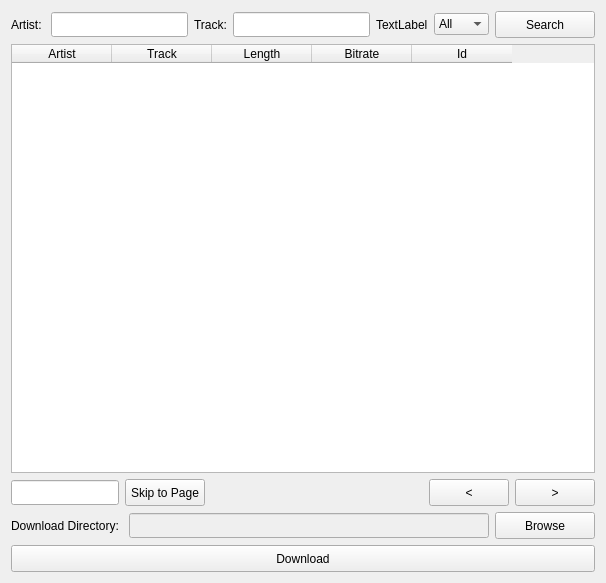
<?xml version="1.0" encoding="UTF-8"?>
<ui version="4.0">
 <class>Form</class>
 <widget class="QWidget" name="Form">
  <property name="geometry">
   <rect>
    <x>0</x>
    <y>0</y>
    <width>606</width>
    <height>583</height>
   </rect>
  </property>
  <property name="windowTitle">
   <string>Form</string>
  </property>
  <layout class="QHBoxLayout" name="horizontalLayout_2">
   <item>
    <layout class="QVBoxLayout" name="verticalLayout">
     <item>
      <layout class="QHBoxLayout" name="horizontalLayout_3">
       <item>
        <widget class="QLabel" name="artist_label">
         <property name="text">
          <string>Artist: </string>
         </property>
        </widget>
       </item>
       <item>
        <widget class="QLineEdit" name="artist_field">
         <property name="minimumSize">
          <size>
           <width>0</width>
           <height>25</height>
          </size>
         </property>
        </widget>
       </item>
       <item>
        <widget class="QLabel" name="track_label">
         <property name="text">
          <string>Track:</string>
         </property>
        </widget>
       </item>
       <item>
        <widget class="QLineEdit" name="track_field">
         <property name="minimumSize">
          <size>
           <width>0</width>
           <height>25</height>
          </size>
         </property>
        </widget>
       </item>
       <item>
        <widget class="QLabel" name="label">
         <property name="text">
          <string>TextLabel</string>
         </property>
        </widget>
       </item>
       <item>
        <widget class="QComboBox" name="comboBox">
         <item>
          <property name="text">
           <string>All</string>
          </property>
         </item>
         <item>
          <property name="text">
           <string>Best</string>
          </property>
         </item>
         <item>
          <property name="text">
           <string>High</string>
          </property>
         </item>
         <item>
          <property name="text">
           <string>Low</string>
          </property>
         </item>
        </widget>
       </item>
       <item>
        <widget class="QPushButton" name="search_btn">
         <property name="sizePolicy">
          <sizepolicy hsizetype="Fixed" vsizetype="Fixed">
           <horstretch>0</horstretch>
           <verstretch>0</verstretch>
          </sizepolicy>
         </property>
         <property name="minimumSize">
          <size>
           <width>100</width>
           <height>27</height>
          </size>
         </property>
         <property name="text">
          <string>Search</string>
         </property>
        </widget>
       </item>
      </layout>
     </item>
     <item>
      <layout class="QHBoxLayout" name="horizontalLayout_4">
       <item>
        <widget class="QTableWidget" name="results_table">
         <property name="enabled">
          <bool>true</bool>
         </property>
         <property name="sizePolicy">
          <sizepolicy hsizetype="Expanding" vsizetype="Expanding">
           <horstretch>0</horstretch>
           <verstretch>0</verstretch>
          </sizepolicy>
         </property>
         <property name="autoFillBackground">
          <bool>false</bool>
         </property>
         <property name="frameShadow">
          <enum>QFrame::Sunken</enum>
         </property>
         <property name="editTriggers">
          <set>QAbstractItemView::NoEditTriggers</set>
         </property>
         <property name="sortingEnabled">
          <bool>true</bool>
         </property>
         <property name="wordWrap">
          <bool>false</bool>
         </property>
         <column>
          <property name="text">
           <string>Artist</string>
          </property>
         </column>
         <column>
          <property name="text">
           <string>Track</string>
          </property>
         </column>
         <column>
          <property name="text">
           <string>Length</string>
          </property>
         </column>
         <column>
          <property name="text">
           <string>Bitrate</string>
          </property>
         </column>
         <column>
          <property name="text">
           <string>Id</string>
          </property>
         </column>
        </widget>
       </item>
      </layout>
     </item>
     <item>
      <layout class="QHBoxLayout" name="horizontalLayout">
       <item alignment="Qt::AlignLeft">
        <widget class="QLineEdit" name="skip_to_field">
         <property name="minimumSize">
          <size>
           <width>0</width>
           <height>25</height>
          </size>
         </property>
        </widget>
       </item>
       <item alignment="Qt::AlignLeft">
        <widget class="QPushButton" name="skip_to_btn">
         <property name="minimumSize">
          <size>
           <width>0</width>
           <height>27</height>
          </size>
         </property>
         <property name="text">
          <string>Skip to Page</string>
         </property>
        </widget>
       </item>
       <item>
        <spacer name="horizontalSpacer">
         <property name="orientation">
          <enum>Qt::Horizontal</enum>
         </property>
         <property name="sizeHint" stdset="0">
          <size>
           <width>40</width>
           <height>20</height>
          </size>
         </property>
        </spacer>
       </item>
       <item alignment="Qt::AlignRight">
        <widget class="QPushButton" name="prev_page_btn">
         <property name="minimumSize">
          <size>
           <width>0</width>
           <height>27</height>
          </size>
         </property>
         <property name="text">
          <string>&lt;</string>
         </property>
        </widget>
       </item>
       <item alignment="Qt::AlignRight">
        <widget class="QPushButton" name="next_page_btn">
         <property name="minimumSize">
          <size>
           <width>0</width>
           <height>27</height>
          </size>
         </property>
         <property name="text">
          <string>&gt;</string>
         </property>
        </widget>
       </item>
      </layout>
     </item>
     <item>
      <layout class="QHBoxLayout" name="horizontalLayout_5">
       <item>
        <widget class="QLabel" name="download_dir_label">
         <property name="enabled">
          <bool>true</bool>
         </property>
         <property name="sizePolicy">
          <sizepolicy hsizetype="Minimum" vsizetype="Minimum">
           <horstretch>0</horstretch>
           <verstretch>0</verstretch>
          </sizepolicy>
         </property>
         <property name="text">
          <string>Download Directory: </string>
         </property>
        </widget>
       </item>
       <item>
        <widget class="QLineEdit" name="download_dir_field">
         <property name="enabled">
          <bool>false</bool>
         </property>
         <property name="minimumSize">
          <size>
           <width>0</width>
           <height>25</height>
          </size>
         </property>
        </widget>
       </item>
       <item>
        <widget class="QPushButton" name="download_dir_btn">
         <property name="sizePolicy">
          <sizepolicy hsizetype="Minimum" vsizetype="Fixed">
           <horstretch>0</horstretch>
           <verstretch>0</verstretch>
          </sizepolicy>
         </property>
         <property name="minimumSize">
          <size>
           <width>100</width>
           <height>27</height>
          </size>
         </property>
         <property name="text">
          <string>Browse</string>
         </property>
        </widget>
       </item>
      </layout>
     </item>
     <item>
      <layout class="QHBoxLayout" name="horizontalLayout_6">
       <item>
        <widget class="QPushButton" name="download_btn">
         <property name="minimumSize">
          <size>
           <width>100</width>
           <height>27</height>
          </size>
         </property>
         <property name="text">
          <string>Download</string>
         </property>
        </widget>
       </item>
      </layout>
     </item>
    </layout>
   </item>
  </layout>
 </widget>
 <resources/>
 <connections/>
</ui>
